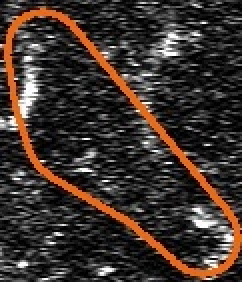
#> input picture sample_image/micro_jpg_crop_stalled_frame0.jpg, 121 x 141 px, given in place of frame0.jpg, which was not available (shown 2 times larger)
$ jupyter execute crop_data.ipynb
#> lines starting #> are read from the running program, lines starting #| are printed output that depends on the picture; pictures that were not available may be replaced by others from this repository, and a replacement may not be noted
[cell 1]
import os
import cv2
import numpy as np
import matplotlib.pyplot as plt

[cell 2]
img = cv2.imread('data/micro_jpg/stalled/100109/frame0.jpg')
#> img is the input picture: shape (141, 121, 3); mean B, G, R 44.7, 50.5, 62
img_hsv = cv2.cvtColor(img, cv2.COLOR_BGR2HSV)
#> img_hsv: shape (141, 121, 3); mean H, S, V 31.7, 55.1, 62.7

mask1 = cv2.inRange(img_hsv, (0,50,20), (5,255,255))
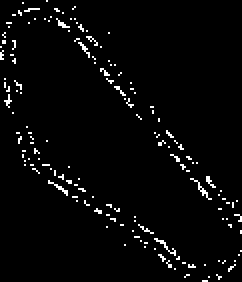
#> mask1: shape (141, 121) (shown 2 times larger); 2.9% white in thin lines or dots
mask2 = cv2.inRange(img_hsv, (175,50,20), (180,255,255))
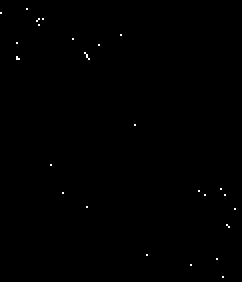
#> mask2: shape (141, 121) (shown 2 times larger); 0.19% white in thin lines or dots

mask = cv2.bitwise_or(mask1, mask2)
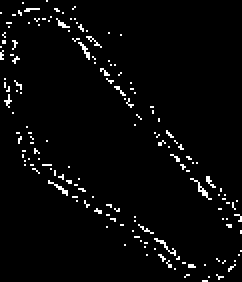
#> mask: shape (141, 121) (shown 2 times larger); 3.1% white in thin lines or dots

[cell 3]
plt.imshow(mask)
plt.show()

[cell 4]
path2img = 'data/sample_image/micro_jpg_stalled_mask_frame0.jpg'
frame = mask
cv2.imwrite(path2img, frame)
#> Out = True

[cell 5]
x,y,w,h = cv2.boundingRect(mask)
#> x = 0; y = 0; w = 121; h = 141
mask_img = cv2.rectangle(img,(x,y),(x+w,y+h),(0,255,0),2)
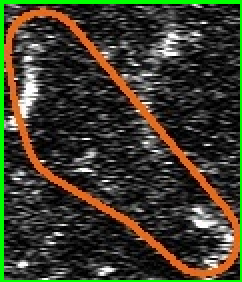
#> mask_img: shape (141, 121, 3) (shown 2 times larger); mean B, G, R 42.7, 60.1, 59.9

[cell 6]
plt.imshow(mask_img)
plt.show()

[cell 7]
path2img = 'data/sample_image/micro_jpg_stalled_bbox_frame0.jpg'
frame = mask_img
cv2.imwrite(path2img, frame)
#> Out = True

$ run again, on sample_image/micro_jpg_crop_unstalled_frames.JPG
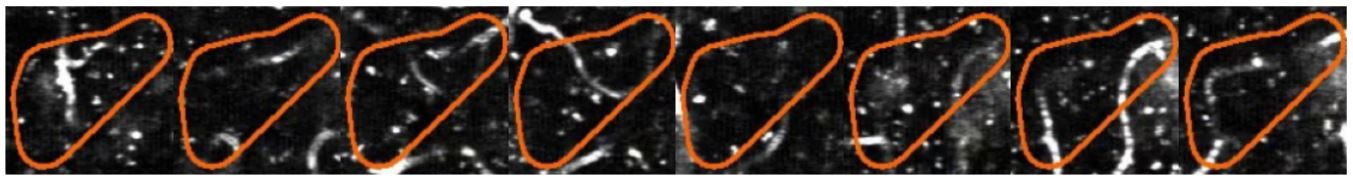
#> input picture sample_image/micro_jpg_crop_unstalled_frames.JPG, 1353 x 178 px, given in place of frame0.jpg, which was not available
#> img is the input picture: shape (178, 1353, 3); mean B, G, R 46.8, 53, 65.6
#> img_hsv: shape (178, 1353, 3); mean H, S, V 41.7, 66.1, 66.6
#> `mask1 = cv2.inRange(img_hsv, (0,50,20), (5,255,255))`:
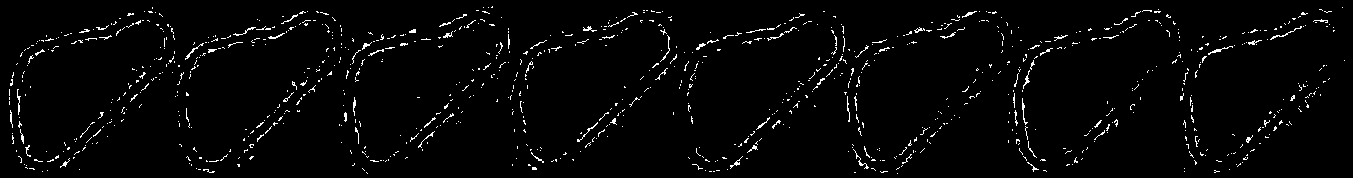
#> mask1: shape (178, 1353); 2.5% white in thin lines or dots
#> mask2: shape (178, 1353); 0.6% white in thin lines or dots
#> mask: shape (178, 1353); 3.1% white in thin lines or dots
#> `cv2.imwrite(path2img, frame)`: Out = True
#> x = 8; y = 6; w = 1337; h = 168
#> `cv2.imwrite(path2img, frame)`: Out = True
#> `roi = img[y:y+h, x:x+w]`:
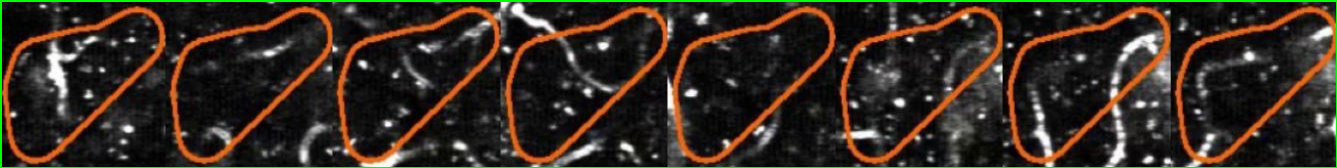
#> roi: shape (168, 1337, 3); mean B, G, R 32.3, 44, 52.4
